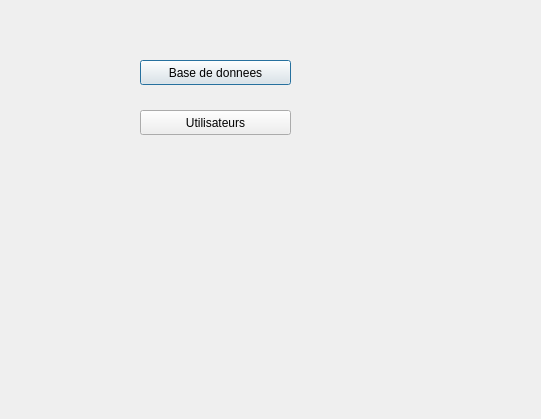
<?xml version="1.0" encoding="UTF-8"?>
<ui version="4.0">
 <class>init</class>
 <widget class="QDialog" name="init">
  <property name="geometry">
   <rect>
    <x>0</x>
    <y>0</y>
    <width>541</width>
    <height>419</height>
   </rect>
  </property>
  <property name="windowTitle">
   <string>Dialog</string>
  </property>
  <widget class="QPushButton" name="pushButton_bdd">
   <property name="geometry">
    <rect>
     <x>140</x>
     <y>60</y>
     <width>151</width>
     <height>25</height>
    </rect>
   </property>
   <property name="text">
    <string>Base de donnees</string>
   </property>
  </widget>
  <widget class="QPushButton" name="pushButton_users">
   <property name="geometry">
    <rect>
     <x>140</x>
     <y>110</y>
     <width>151</width>
     <height>25</height>
    </rect>
   </property>
   <property name="text">
    <string>Utilisateurs</string>
   </property>
  </widget>
 </widget>
 <resources/>
 <connections/>
</ui>
